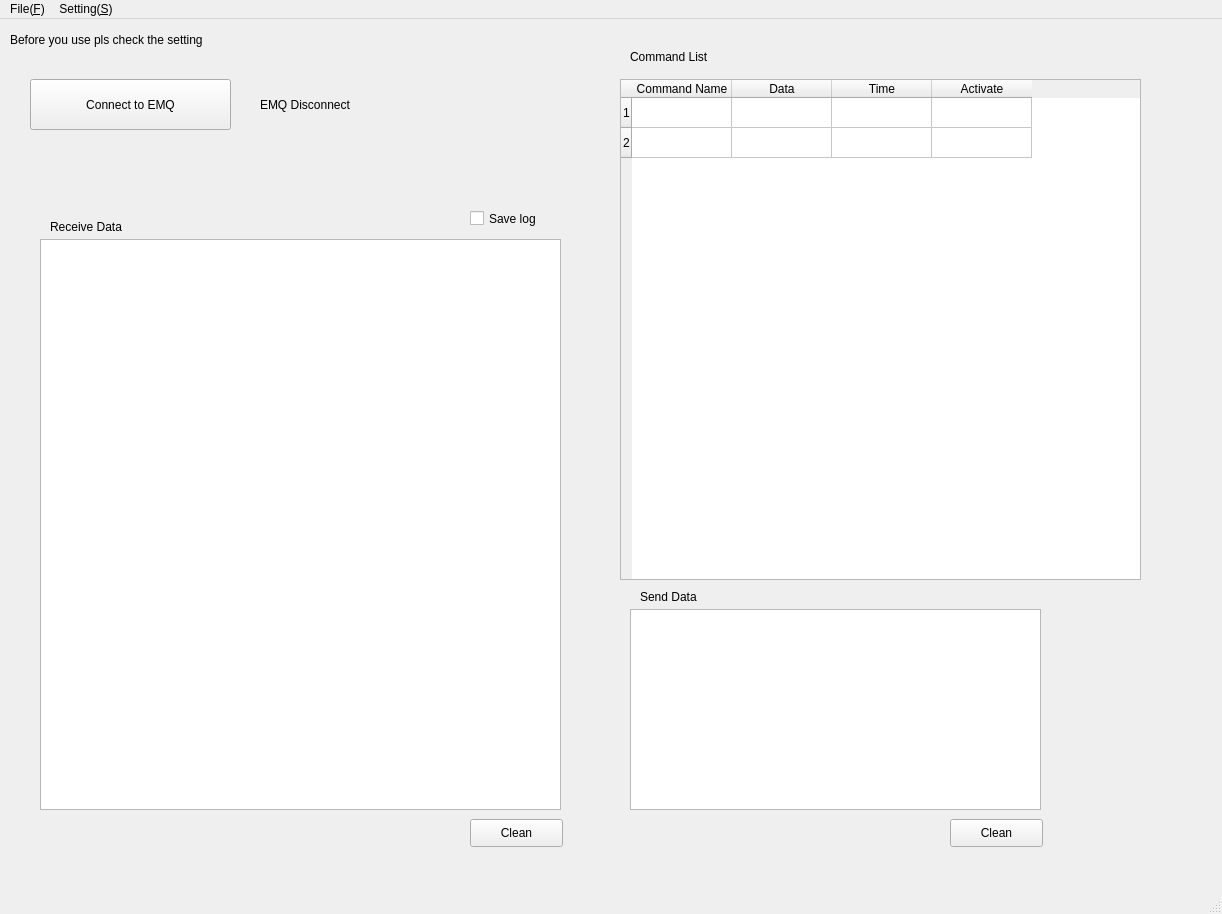
<?xml version="1.0" encoding="UTF-8"?>
<ui version="4.0">
 <class>JT_EMQ_Test_Assistant</class>
 <widget class="QMainWindow" name="JT_EMQ_Test_Assistant">
  <property name="geometry">
   <rect>
    <x>0</x>
    <y>0</y>
    <width>1222</width>
    <height>914</height>
   </rect>
  </property>
  <property name="windowTitle">
   <string>MainWindow</string>
  </property>
  <widget class="QWidget" name="centralwidget">
   <widget class="QLabel" name="label">
    <property name="geometry">
     <rect>
      <x>10</x>
      <y>10</y>
      <width>381</width>
      <height>21</height>
     </rect>
    </property>
    <property name="text">
     <string>Before you use pls check the setting </string>
    </property>
   </widget>
   <widget class="QPushButton" name="Connect_EMQ_Button">
    <property name="geometry">
     <rect>
      <x>30</x>
      <y>60</y>
      <width>201</width>
      <height>51</height>
     </rect>
    </property>
    <property name="statusTip">
     <string>Connect to EMQ accroding to setting</string>
    </property>
    <property name="text">
     <string>Connect to EMQ</string>
    </property>
   </widget>
   <widget class="QLabel" name="Emq_connect_lable">
    <property name="geometry">
     <rect>
      <x>260</x>
      <y>70</y>
      <width>251</width>
      <height>31</height>
     </rect>
    </property>
    <property name="text">
     <string>EMQ Disconnect</string>
    </property>
   </widget>
   <widget class="QTextBrowser" name="Send_EMQ_Bowser">
    <property name="geometry">
     <rect>
      <x>630</x>
      <y>590</y>
      <width>411</width>
      <height>201</height>
     </rect>
    </property>
   </widget>
   <widget class="QLabel" name="Receive_label">
    <property name="geometry">
     <rect>
      <x>50</x>
      <y>200</y>
      <width>141</width>
      <height>16</height>
     </rect>
    </property>
    <property name="text">
     <string>Receive Data</string>
    </property>
   </widget>
   <widget class="QCheckBox" name="checkBox">
    <property name="geometry">
     <rect>
      <x>470</x>
      <y>190</y>
      <width>91</width>
      <height>19</height>
     </rect>
    </property>
    <property name="text">
     <string>Save log</string>
    </property>
   </widget>
   <widget class="QLabel" name="Send_label_2">
    <property name="geometry">
     <rect>
      <x>640</x>
      <y>570</y>
      <width>141</width>
      <height>16</height>
     </rect>
    </property>
    <property name="text">
     <string>Send Data</string>
    </property>
   </widget>
   <widget class="QPushButton" name="Rec_Data_Clean_Button">
    <property name="geometry">
     <rect>
      <x>470</x>
      <y>800</y>
      <width>93</width>
      <height>28</height>
     </rect>
    </property>
    <property name="text">
     <string>Clean</string>
    </property>
   </widget>
   <widget class="QPushButton" name="Send_Data_Clean_Button_2">
    <property name="geometry">
     <rect>
      <x>950</x>
      <y>800</y>
      <width>93</width>
      <height>28</height>
     </rect>
    </property>
    <property name="text">
     <string>Clean</string>
    </property>
   </widget>
   <widget class="QTableWidget" name="tableWidget">
    <property name="geometry">
     <rect>
      <x>620</x>
      <y>60</y>
      <width>521</width>
      <height>501</height>
     </rect>
    </property>
    <row>
     <property name="text">
      <string>1</string>
     </property>
    </row>
    <row>
     <property name="text">
      <string>2</string>
     </property>
    </row>
    <column>
     <property name="text">
      <string>Command Name</string>
     </property>
    </column>
    <column>
     <property name="text">
      <string>Data</string>
     </property>
    </column>
    <column>
     <property name="text">
      <string>Time</string>
     </property>
    </column>
    <column>
     <property name="text">
      <string>Activate</string>
     </property>
    </column>
   </widget>
   <widget class="QLabel" name="Cpmmand_labe">
    <property name="geometry">
     <rect>
      <x>630</x>
      <y>30</y>
      <width>141</width>
      <height>16</height>
     </rect>
    </property>
    <property name="text">
     <string>Command List</string>
    </property>
   </widget>
   <widget class="QTextEdit" name="Receive_EMQ_textEdit">
    <property name="geometry">
     <rect>
      <x>40</x>
      <y>220</y>
      <width>521</width>
      <height>571</height>
     </rect>
    </property>
   </widget>
  </widget>
  <widget class="QMenuBar" name="menubar">
   <property name="geometry">
    <rect>
     <x>0</x>
     <y>0</y>
     <width>1222</width>
     <height>26</height>
    </rect>
   </property>
   <widget class="QMenu" name="menuFile">
    <property name="title">
     <string>File(&amp;F)</string>
    </property>
    <addaction name="actionImport_configuration_file"/>
   </widget>
   <widget class="QMenu" name="menuSetting">
    <property name="title">
     <string>Setting(&amp;S)</string>
    </property>
    <addaction name="actionEMQ"/>
   </widget>
   <addaction name="menuFile"/>
   <addaction name="menuSetting"/>
  </widget>
  <widget class="QStatusBar" name="statusbar"/>
  <action name="actionImport_configuration_file">
   <property name="text">
    <string>Import Configuration file</string>
   </property>
   <property name="shortcut">
    <string/>
   </property>
  </action>
  <action name="actionEMQ">
   <property name="text">
    <string>EMQ</string>
   </property>
   <property name="statusTip">
    <string>EMQ Setting</string>
   </property>
   <property name="shortcut">
    <string>Ctrl+S</string>
   </property>
  </action>
  <action name="actionConnect_EMQ_Button">
   <property name="text">
    <string>actionConnect_EMQ_Button</string>
   </property>
  </action>
 </widget>
 <resources/>
 <connections/>
 <slots>
  <signal>chicked_connect_button(chicked)</signal>
 </slots>
</ui>
